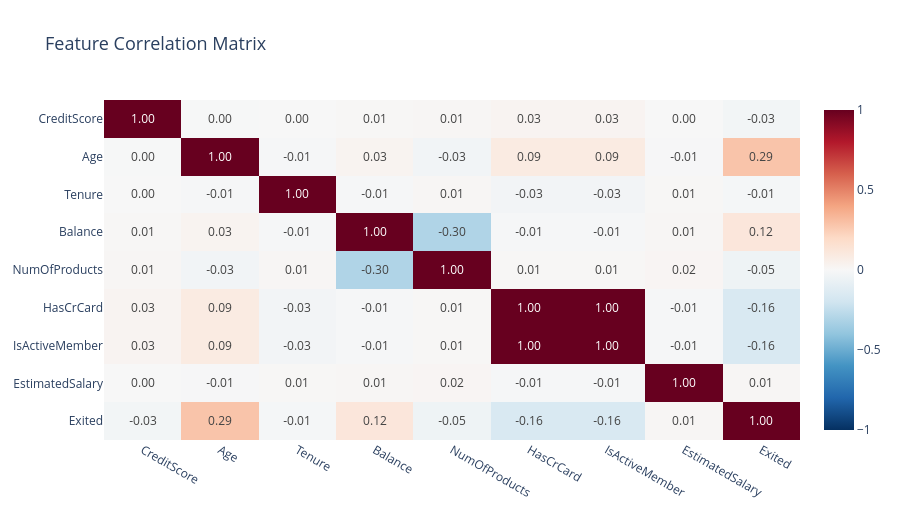

The cell this chart's notebook holds for it:
### Markdown cell above
### 4.7 Correlation Matrix
> **Business question:** Which features are most strongly associated with churn?

### Code cell
numeric_cols = ["CreditScore", "Age", "Tenure", "Balance",
                "NumOfProducts", "HasCrCard", "IsActiveMember",
                "EstimatedSalary", "Exited"]

corr = df[numeric_cols].corr()

fig = px.imshow(
    corr,
    text_auto=".2f",
    color_continuous_scale="RdBu_r",
    zmin=-1, zmax=1,
    title="Feature Correlation Matrix",
    aspect="auto"
)
fig.update_layout(title_font_size=18, height=520)
fig.show()

### Figure 1 — Plotly figure (JSON) as saved in the notebook; plotly's stock layout.template omitted (floating-point values rounded to 4 significant figures)
{"data": [{"coloraxis": "coloraxis", "hovertemplate": "x: %{x}<br>y: %{y}<br>color: %{z}<extra></extra>", "name": "0", "texttemplate": "%{z:.2f}", "type": "heatmap", "x": ["CreditScore", "Age", "Tenure", "Balance", "NumOfProducts", "HasCrCard", "IsActiveMember", "EstimatedSalary", "Exited"], "xaxis": "x", "y": ["CreditScore", "Age", "Tenure", "Balance", "NumOfProducts", "HasCrCard", "IsActiveMember", "EstimatedSalary", "Exited"], "yaxis": "y", "z": [[1.0, -0.003996, 0.0008419, 0.006268, 0.01224, 0.02565, 0.02565, 0.001759, -0.02709], [-0.003996, 1.0, -0.01003, 0.02818, -0.03068, 0.08549, 0.08549, -0.006379, 0.2853], [0.0008419, -0.01003, 1.0, -0.01225, 0.01344, -0.02836, -0.02836, 0.00989, -0.014], [0.006268, 0.02818, -0.01225, 1.0, -0.3042, -0.01008, -0.01008, 0.01117, 0.1185], [0.01224, -0.03068, 0.01344, -0.3042, 1.0, 0.009612, 0.009612, 0.01842, -0.04782], [0.02565, 0.08549, -0.02836, -0.01008, 0.009612, 1.0, 1.0, -0.01246, -0.1561], [0.02565, 0.08549, -0.02836, -0.01008, 0.009612, 1.0, 1.0, -0.01246, -0.1561], [0.001759, -0.006379, 0.00989, 0.01117, 0.01842, -0.01246, -0.01246, 1.0, 0.01422], [-0.02709, 0.2853, -0.014, 0.1185, -0.04782, -0.1561, -0.1561, 0.01422, 1.0]]}], "layout": {"coloraxis": {"cmax": 1, "cmin": -1, "colorscale": [[0, "rgb(5,48,97)"], [0.1, "rgb(33,102,172)"], [0.2, "rgb(67,147,195)"], [0.3, "rgb(146,197,222)"], [0.4, "rgb(209,229,240)"], [0.5, "rgb(247,247,247)"], [0.6, "rgb(253,219,199)"], [0.7, "rgb(244,165,130)"], [0.8, "rgb(214,96,77)"], [0.9, "rgb(178,24,43)"], [1, "rgb(103,0,31)"]]}, "height": 520, "title": {"font": {"size": 18}, "text": "Feature Correlation Matrix"}, "xaxis": {"anchor": "y", "domain": [0, 1]}, "yaxis": {"anchor": "x", "autorange": "reversed", "domain": [0, 1]}}}
